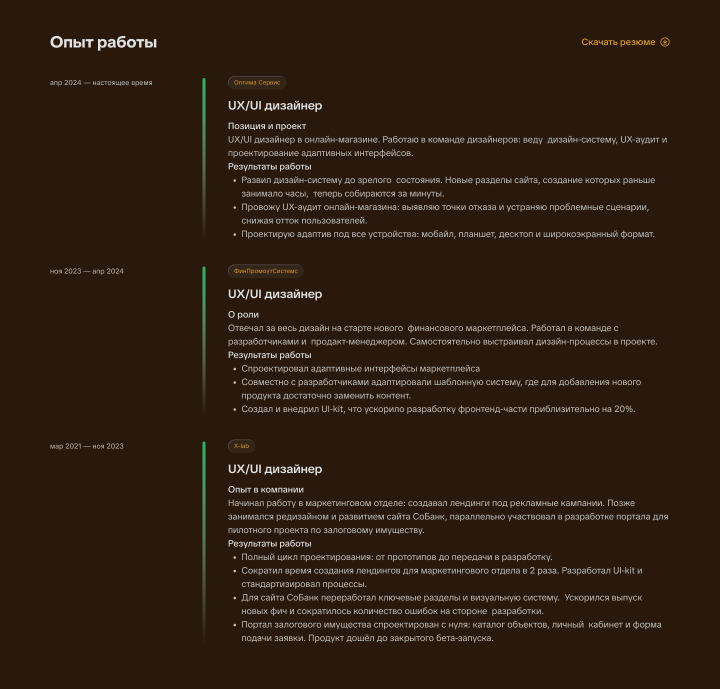
#> input picture __tests__/figma_jobs_desktop_1440x1377.png, 1440 x 1377 px (shown at 1/2 size)
$ python compare_jobs_desktop.py
#> lines starting #> are read from the running program, lines starting #| are printed output that depends on the picture
from pathlib import Path
from PIL import Image, ImageChops, ImageEnhance, ImageStat

root = Path(__file__).resolve().parents[1]
figma_path = root / "__tests__/figma_jobs_desktop_1440x1377.png"
full_path = root / "__tests__/jobs_desktop_fullpage.png"
local_path = root / "__tests__/jobs_desktop_local_crop.png"
overlay_path = root / "__tests__/jobs_desktop_overlay.png"
diff_path = root / "__tests__/jobs_desktop_diff.png"
metrics_path = root / "__tests__/jobs_desktop_diff_metrics.txt"

figma = Image.open(figma_path).convert("RGBA")
#> figma is the input picture: PIL image 1440x1377 RGBA; mean R, G, B, A 46.3, 31, 19.2, 255
full = Image.open(full_path).convert("RGBA")
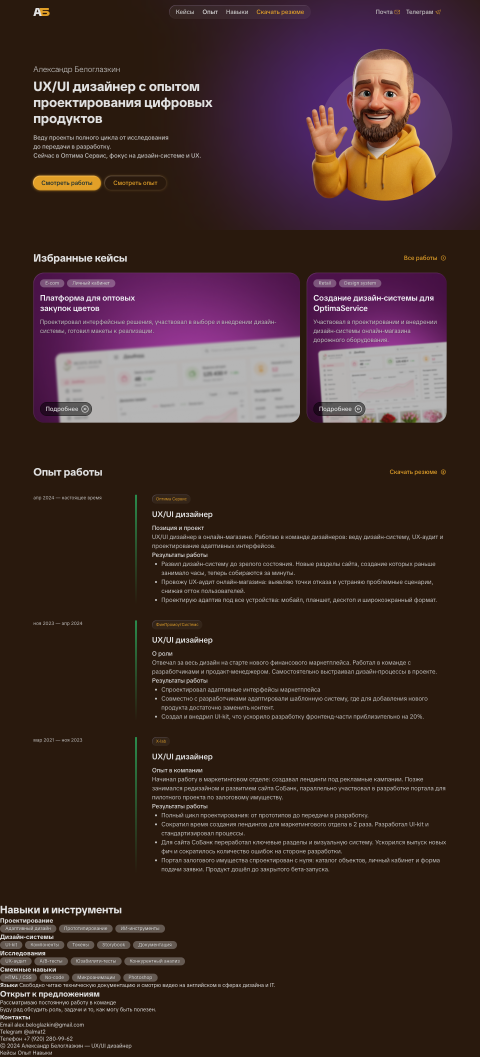
#> input picture __tests__/jobs_desktop_fullpage.png, 1440 x 3169 px (shown at 1/3 size)
local = full.crop((0, 1332, 1440, 2709))
local.save(local_path)

overlay = Image.blend(figma, local, 0.5)
overlay.save(overlay_path)

diff = ImageChops.difference(figma, local)
ImageEnhance.Contrast(diff).enhance(4).save(diff_path)

diff_rgb = diff.convert("RGB")
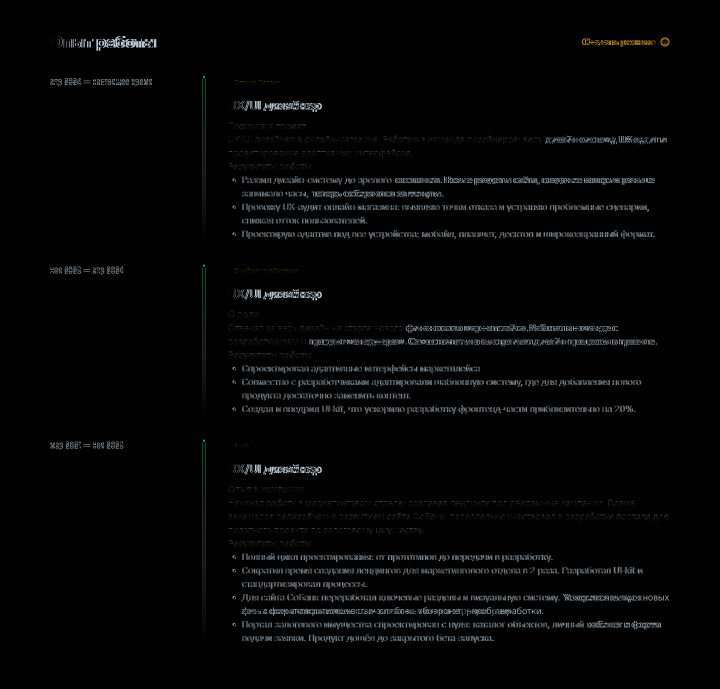
#> diff_rgb: PIL image 1440x1377 RGB (shown at 1/2 size); mean R, G, B 4.3, 4.7, 4.9
stat = ImageStat.Stat(diff_rgb)
mean = sum(stat.mean) / 3
#> mean = 4.61
changed = 0
pixels = (
    diff_rgb.get_flattened_data()
    if hasattr(diff_rgb, "get_flattened_data")
    else diff_rgb.getdata()
)
for pixel in pixels:
    if pixel != (0, 0, 0):
        changed += 1
#> after the loop, changed = 136064

total = figma.size[0] * figma.size[1]
#> total = 1982880
metrics_path.write_text(
    f"mean_rgb_diff={mean:.2f}\n"
    f"changed_pixels={changed}\n"
    f"total_pixels={total}\n"
    f"changed_percent={changed / total * 100:.2f}\n"
    f"extrema={diff_rgb.getextrema()}\n",
    encoding="utf-8",
)

print(metrics_path.read_text(encoding="utf-8"))
